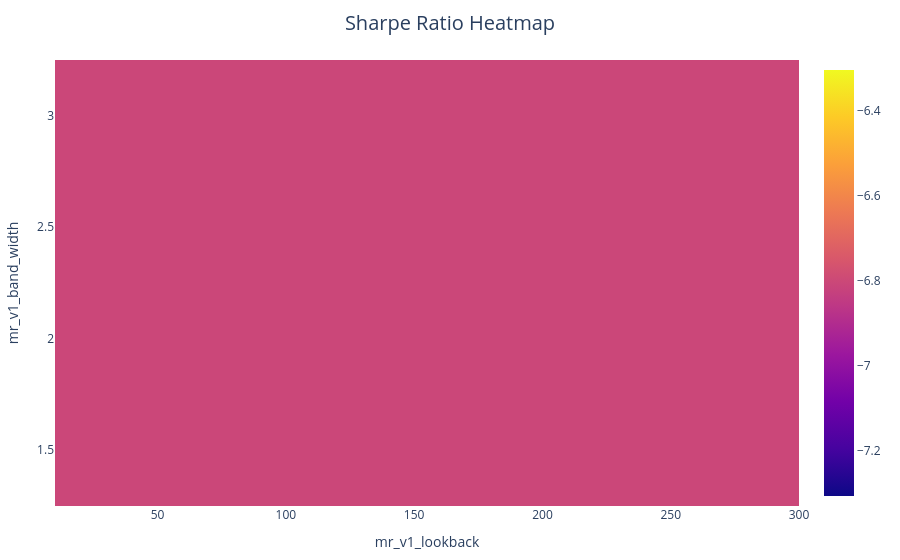

This figure's notebook cell:
### Markdown cell above
### Sweep Heatmaps

### Code cell
fig = pf_sweep.sharpe_ratio.vbt.heatmap(x_level="mr_v1_lookback", y_level="mr_v1_band_width")
fig.update_layout(title="Sharpe Ratio Heatmap")
fig.show()

### Figure 1 — Plotly figure (JSON) as saved in the notebook; plotly's stock layout.template omitted (floating-point values rounded to 4 significant figures)
{"data": [{"colorscale": [[0.0, "#0d0887"], [0.1111, "#46039f"], [0.2222, "#7201a8"], [0.3333, "#9c179e"], [0.4444, "#bd3786"], [0.5556, "#d8576b"], [0.6667, "#ed7953"], [0.7778, "#fb9f3a"], [0.8889, "#fdca26"], [1.0, "#f0f921"]], "hoverongaps": false, "hovertemplate": "mr_v1_lookback: %{x}<br>mr_v1_band_width: %{y}<br>value: %{z}<extra></extra>", "x": [20, 40, 60, 120, 240], "y": [1.5, 2.0, 2.5, 3.0], "z": [[-6.805, -6.805, -6.805, -6.805, -6.805], [-6.805, -6.805, -6.805, -6.805, -6.805], [-6.805, -6.805, -6.805, -6.805, -6.805], [-6.805, -6.805, -6.805, -6.805, -6.805]], "type": "heatmap"}], "layout": {"margin": {"t": 60, "b": 30, "l": 30, "r": 30}, "legend": {"orientation": "h", "yanchor": "bottom", "y": 1.02, "xanchor": "center", "x": 0.5, "traceorder": "normal"}, "xaxis": {"title": {"text": "mr_v1_lookback"}}, "yaxis": {"title": {"text": "mr_v1_band_width"}}, "title": {"text": "Sharpe Ratio Heatmap", "font": {"size": 20}, "x": 0.5, "xanchor": "center"}, "autosize": true}}
